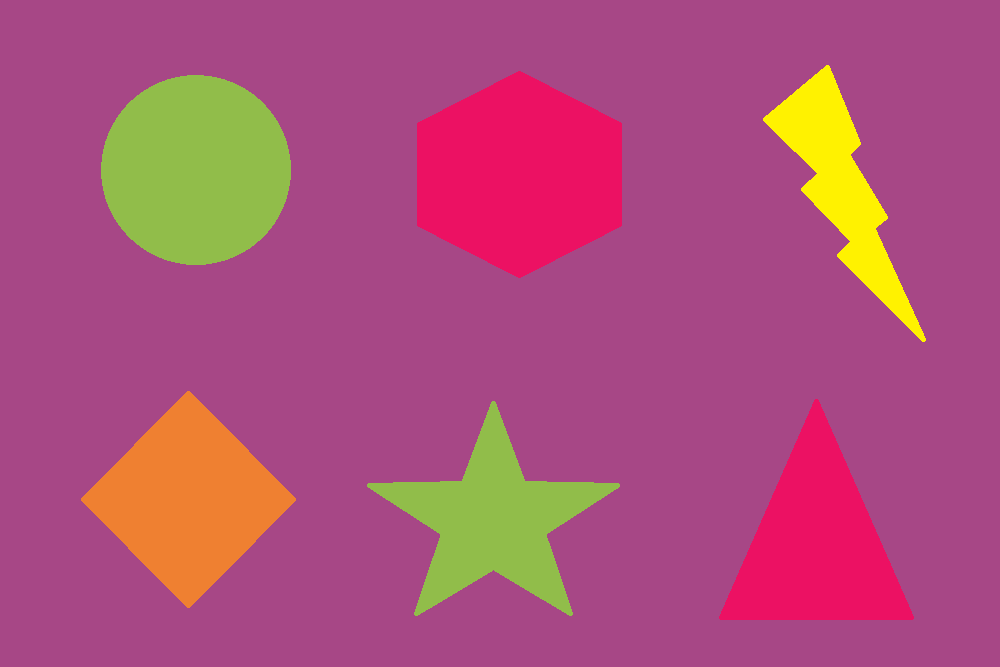
#> input picture algoritmo_7__mascaras_de_imagen/ejercicio4.png, 1000 x 667 px
$ python 04_ejercicio_1_mascara_4.py
#> lines starting #> are read from the running program, lines starting #| are printed output that depends on the picture; after the words box and inside, x2 and y2 are one past the last pixel; in counts of white or black regions, pixels touching at a corner belong together
import cv2

im = cv2.imread('ejercicio4.png')
#> im is the input picture: shape (667, 1000, 3); mean B, G, R 121.2, 80.5, 175.3
hsv= cv2.cvtColor(im, cv2.COLOR_BGR2HSV)
#> hsv: shape (667, 1000, 3); mean H, S, V 144.3, 159, 178.5

mask= cv2.inRange(hsv,(160,143,165),(163,147,167))
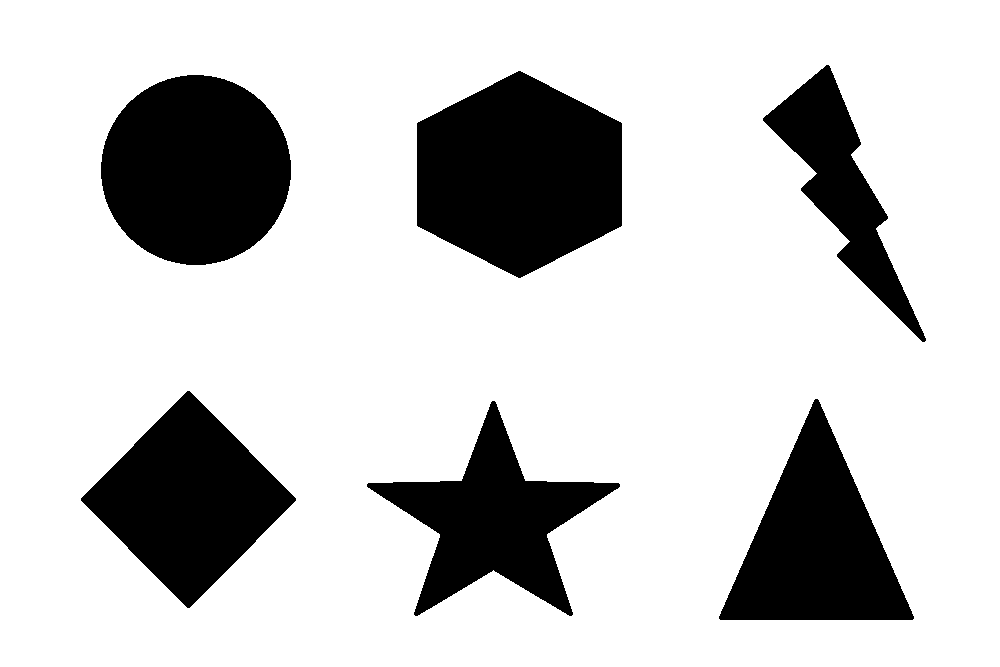
#> mask: shape (667, 1000); 79.2% white; 6 black regions, box (x1, y1, x2, y2) and area: (417, 71, 622, 278) 31845, (101, 75, 291, 265) 28306, (81, 391, 296, 608) 23784, (719, 399, 914, 620) 22192, (367, 401, 620, 616) 19913, (763, 65, 926, 342) 12970

cv2.imshow('Imagen 1.4. cv2.inRange(hsv,(160,143,165),(163,147,167)', mask)
cv2.waitKey(0)
